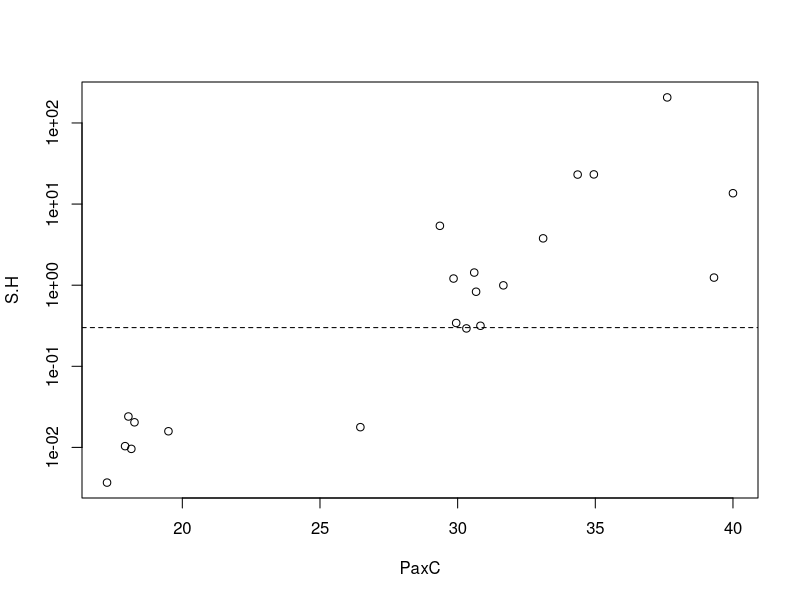
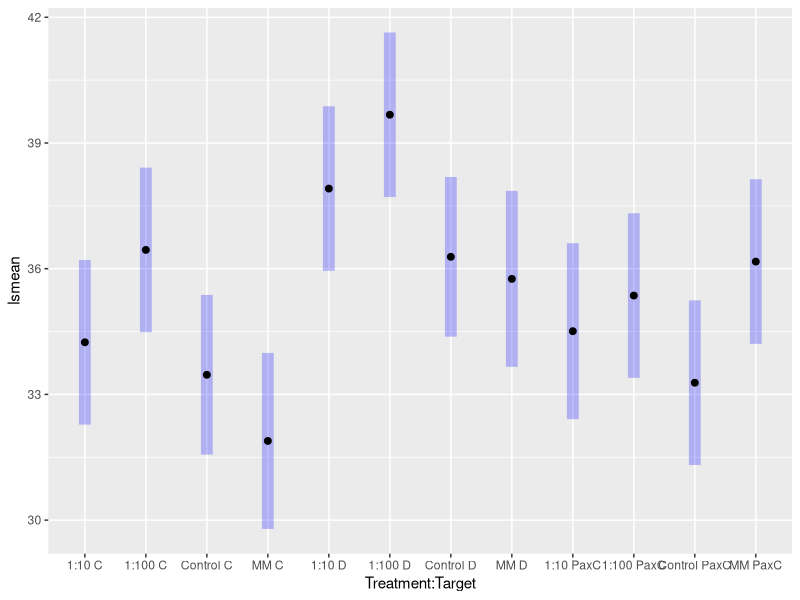

These charts were generated, in order, by the following R code:
## ---- chunk 1
options(stringsAsFactors = FALSE)
library(reshape2)
df <- read.delim("RC_20171026_KI_Platy_newextract_test_data.txt", skip=8)[, 1:7]
df <- df[!df$Well %in% c("A1", "A12", "H1", "H12"), ]
df <- df[!df$Sample.Name %in% c("+", "NEC1", "NTC"), ]
df$CT <- as.numeric(as.character(df$Cт))
df <- droplevels(df)
df <- cbind(df,
            reshape2::colsplit(df$Sample.Name, pattern = "-", 
                               names = c("Date", "Sample", "Dilution")))
df <- cbind(df,
            reshape2::colsplit(df$Target.Name, pattern="-",
                               names= c("Target", "MM")))
df$Treatment <- "Control"
df$CT[is.na(df$CT)] <- 40
df0 <- df

res <- dcast(df, Sample.Name ~ Target.Name, value.var = "CT", fun.aggregate=mean, na.rm=T)
res$C.H <- 2^(res$PaxC - res$C)
res$D.H <- 2^(res$PaxC - res$D)
res$S.H <- apply(res[, c("C.H", "D.H")], 1, sum, na.rm=T)
res$Date <- substr(res$Sample.Name, 1, 4)
res
## ---- chunk 2
with(res, plot(S.H ~ PaxC, log="y"))
abline(h=0.3, lty=2)
## ---- chunk 3
library(lsmeans)
df <- read.delim("RC_20171027_KI_CTAB_dil_mm_test_data.txt", skip=8)[, 1:7]
df <- df[!df$Well %in% c("A1", "A12", "H1", "H12"), ]
df <- df[!df$Sample.Name %in% c("+", "NEC1", "NTC"), ]
df$CT <- as.numeric(as.character(df$Cт))
df <- droplevels(df)
df <- cbind(df,
            reshape2::colsplit(df$Sample.Name, pattern = "-", 
                               names = c("Date", "Sample", "Dilution")))
df <- cbind(df,
            reshape2::colsplit(df$Target.Name, pattern="-",
                               names= c("Target", "MM")))
df$Treatment <- paste0(df$Dilution, df$MM)
df$Treatment <- gsub("EN", "MM", df$Treatment)
df$Treatment <- gsub("PU", "MM", df$Treatment)
df$CT[is.na(df$CT)] <- 40

dff <- rbind(df0, df, all=T)
dff <- subset(dff, dff$Sample %in% df$Sample)


mod <- with(dff, lm(CT ~ Treatment * Target))
plot(lsmeans(mod, specs=c("Treatment", "Target")), horizontal=FALSE)
